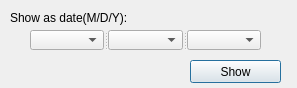
<?xml version="1.0" encoding="UTF-8"?>
<ui version="4.0">
 <class>ShowAsDlg</class>
 <widget class="QDialog" name="ShowAsDlg">
  <property name="geometry">
   <rect>
    <x>0</x>
    <y>0</y>
    <width>297</width>
    <height>88</height>
   </rect>
  </property>
  <property name="windowTitle">
   <string>Show As</string>
  </property>
  <widget class="QLabel" name="label">
   <property name="geometry">
    <rect>
     <x>10</x>
     <y>10</y>
     <width>141</width>
     <height>16</height>
    </rect>
   </property>
   <property name="text">
    <string>Show as date(M/D/Y):</string>
   </property>
  </widget>
  <widget class="QPushButton" name="pushButton">
   <property name="geometry">
    <rect>
     <x>190</x>
     <y>60</y>
     <width>91</width>
     <height>23</height>
    </rect>
   </property>
   <property name="text">
    <string>Show</string>
   </property>
  </widget>
  <widget class="QSplitter" name="splitter">
   <property name="geometry">
    <rect>
     <x>30</x>
     <y>30</y>
     <width>231</width>
     <height>20</height>
    </rect>
   </property>
   <property name="orientation">
    <enum>Qt::Horizontal</enum>
   </property>
   <widget class="QComboBox" name="comboBox_Month"/>
   <widget class="QComboBox" name="comboBox_Day"/>
   <widget class="QComboBox" name="comboBox_Year"/>
  </widget>
 </widget>
 <resources/>
 <connections/>
</ui>
